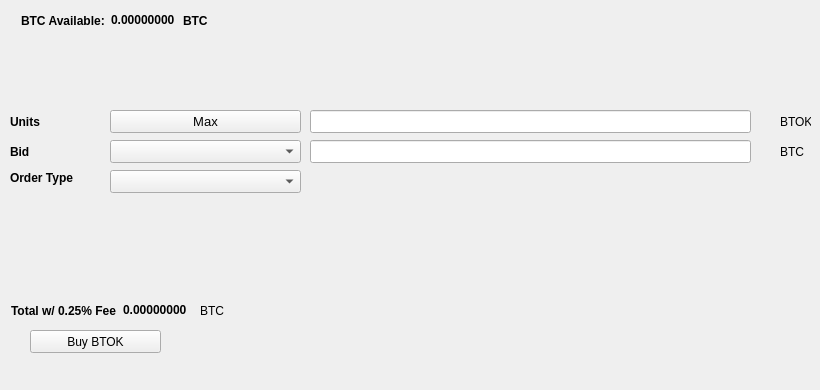
   <widget class="QWidget" name="BuyTab">
    <attribute name="title">
     <string>Buy</string>
    </attribute>
    <widget class="QPushButton" name="BuyBTOK">
     <property name="geometry">
      <rect>
       <x>30</x>
       <y>330</y>
       <width>131</width>
       <height>23</height>
      </rect>
     </property>
     <property name="text">
      <string>Buy BTOK</string>
     </property>
     <property name="icon">
      <iconset resource="../beetok.qrc">
       <normaloff>:/icons/bitcoin</normaloff>:/icons/bitcoin</iconset>
     </property>
    </widget>
    <widget class="QLabel" name="label_3">
     <property name="geometry">
      <rect>
       <x>10</x>
       <y>110</y>
       <width>46</width>
       <height>23</height>
      </rect>
     </property>
     <property name="font">
      <font>
       <weight>75</weight>
       <bold>true</bold>
      </font>
     </property>
     <property name="text">
      <string>Units</string>
     </property>
    </widget>
    <widget class="QLineEdit" name="UnitsInput">
     <property name="geometry">
      <rect>
       <x>310</x>
       <y>110</y>
       <width>441</width>
       <height>23</height>
      </rect>
     </property>
     <property name="font">
      <font>
       <pointsize>9</pointsize>
       <weight>75</weight>
       <bold>true</bold>
      </font>
     </property>
    </widget>
    <widget class="QLineEdit" name="BuyBidPriceEdit">
     <property name="geometry">
      <rect>
       <x>310</x>
       <y>140</y>
       <width>441</width>
       <height>23</height>
      </rect>
     </property>
     <property name="font">
      <font>
       <pointsize>9</pointsize>
       <weight>75</weight>
       <bold>true</bold>
      </font>
     </property>
    </widget>
    <widget class="QLabel" name="label_4">
     <property name="geometry">
      <rect>
       <x>780</x>
       <y>110</y>
       <width>31</width>
       <height>23</height>
      </rect>
     </property>
     <property name="text">
      <string>BTOK</string>
     </property>
    </widget>
    <widget class="QLabel" name="label_5">
     <property name="geometry">
      <rect>
       <x>780</x>
       <y>140</y>
       <width>31</width>
       <height>23</height>
      </rect>
     </property>
     <property name="text">
      <string>BTC</string>
     </property>
    </widget>
    <widget class="QLabel" name="label_6">
     <property name="geometry">
      <rect>
       <x>10</x>
       <y>140</y>
       <width>46</width>
       <height>23</height>
      </rect>
     </property>
     <property name="font">
      <font>
       <weight>75</weight>
       <bold>true</bold>
      </font>
     </property>
     <property name="text">
      <string>Bid</string>
     </property>
    </widget>
    <widget class="QLabel" name="label_7">
     <property name="geometry">
      <rect>
       <x>10</x>
       <y>170</y>
       <width>91</width>
       <height>16</height>
      </rect>
     </property>
     <property name="font">
      <font>
       <weight>75</weight>
       <bold>true</bold>
      </font>
     </property>
     <property name="text">
      <string>Order Type</string>
     </property>
    </widget>
    <widget class="QPushButton" name="Buy_Max_Amount">
     <property name="geometry">
      <rect>
       <x>110</x>
       <y>110</y>
       <width>191</width>
       <height>23</height>
      </rect>
     </property>
     <property name="font">
      <font>
       <pointsize>10</pointsize>
      </font>
     </property>
     <property name="text">
      <string>Max</string>
     </property>
    </widget>
    <widget class="QComboBox" name="BuyBidcomboBox">
     <property name="geometry">
      <rect>
       <x>110</x>
       <y>140</y>
       <width>191</width>
       <height>23</height>
      </rect>
     </property>
     <property name="font">
      <font>
       <pointsize>10</pointsize>
      </font>
     </property>
    </widget>
    <widget class="QComboBox" name="buyOrdertypeCombo">
     <property name="geometry">
      <rect>
       <x>110</x>
       <y>170</y>
       <width>191</width>
       <height>23</height>
      </rect>
     </property>
     <property name="font">
      <font>
       <pointsize>10</pointsize>
      </font>
     </property>
    </widget>
    <widget class="QWidget" name="layoutWidget1">
     <property name="geometry">
      <rect>
       <x>21</x>
       <y>11</y>
       <width>227</width>
       <height>19</height>
      </rect>
     </property>
     <layout class="QHBoxLayout" name="horizontalLayout_3">
      <item>
       <widget class="QLabel" name="label232">
        <property name="font">
         <font>
          <weight>75</weight>
          <bold>true</bold>
         </font>
        </property>
        <property name="text">
         <string>BTC Available:</string>
        </property>
       </widget>
      </item>
      <item>
       <widget class="QLabel" name="BtcAvailableLbl">
        <property name="palette">
         <palette>
          <active>
           <colorrole role="WindowText">
            <brush brushstyle="SolidPattern">
             <color alpha="255">
              <red>0</red>
              <green>0</green>
              <blue>0</blue>
             </color>
            </brush>
           </colorrole>
           <colorrole role="Button">
            <brush brushstyle="SolidPattern">
             <color alpha="255">
              <red>0</red>
              <green>170</green>
              <blue>0</blue>
             </color>
            </brush>
           </colorrole>
           <colorrole role="Light">
            <brush brushstyle="SolidPattern">
             <color alpha="255">
              <red>0</red>
              <green>255</green>
              <blue>0</blue>
             </color>
            </brush>
           </colorrole>
           <colorrole role="Midlight">
            <brush brushstyle="SolidPattern">
             <color alpha="255">
              <red>0</red>
              <green>212</green>
              <blue>0</blue>
             </color>
            </brush>
           </colorrole>
           <colorrole role="Dark">
            <brush brushstyle="SolidPattern">
             <color alpha="255">
              <red>0</red>
              <green>85</green>
              <blue>0</blue>
             </color>
            </brush>
           </colorrole>
           <colorrole role="Mid">
            <brush brushstyle="SolidPattern">
             <color alpha="255">
              <red>0</red>
              <green>113</green>
              <blue>0</blue>
             </color>
            </brush>
           </colorrole>
           <colorrole role="Text">
            <brush brushstyle="SolidPattern">
             <color alpha="255">
              <red>0</red>
              <green>170</green>
              <blue>0</blue>
             </color>
            </brush>
           </colorrole>
           <colorrole role="BrightText">
            <brush brushstyle="SolidPattern">
             <color alpha="255">
              <red>255</red>
              <green>255</green>
              <blue>255</blue>
             </color>
            </brush>
           </colorrole>
           <colorrole role="ButtonText">
            <brush brushstyle="SolidPattern">
             <color alpha="255">
              <red>0</red>
              <green>0</green>
              <blue>0</blue>
             </color>
            </brush>
           </colorrole>
           <colorrole role="Base">
            <brush brushstyle="SolidPattern">
             <color alpha="255">
              <red>255</red>
              <green>255</green>
              <blue>255</blue>
             </color>
            </brush>
           </colorrole>
           <colorrole role="Window">
            <brush brushstyle="SolidPattern">
             <color alpha="255">
              <red>0</red>
              <green>170</green>
              <blue>0</blue>
             </color>
            </brush>
           </colorrole>
           <colorrole role="Shadow">
            <brush brushstyle="SolidPattern">
             <color alpha="255">
              <red>0</red>
              <green>0</green>
              <blue>0</blue>
             </color>
            </brush>
           </colorrole>
           <colorrole role="AlternateBase">
            <brush brushstyle="SolidPattern">
             <color alpha="255">
              <red>127</red>
              <green>212</green>
              <blue>127</blue>
             </color>
            </brush>
           </colorrole>
           <colorrole role="ToolTipBase">
            <brush brushstyle="SolidPattern">
             <color alpha="255">
              <red>255</red>
              <green>255</green>
              <blue>220</blue>
             </color>
            </brush>
           </colorrole>
           <colorrole role="ToolTipText">
            <brush brushstyle="SolidPattern">
             <color alpha="255">
              <red>0</red>
              <green>0</green>
              <blue>0</blue>
             </color>
            </brush>
           </colorrole>
          </active>
          <inactive>
           <colorrole role="WindowText">
            <brush brushstyle="SolidPattern">
             <color alpha="255">
              <red>0</red>
              <green>0</green>
              <blue>0</blue>
             </color>
            </brush>
           </colorrole>
           <colorrole role="Button">
            <brush brushstyle="SolidPattern">
             <color alpha="255">
              <red>0</red>
              <green>170</green>
              <blue>0</blue>
             </color>
            </brush>
           </colorrole>
           <colorrole role="Light">
            <brush brushstyle="SolidPattern">
             <color alpha="255">
              <red>0</red>
              <green>255</green>
              <blue>0</blue>
             </color>
            </brush>
           </colorrole>
           <colorrole role="Midlight">
            <brush brushstyle="SolidPattern">
             <color alpha="255">
              <red>0</red>
              <green>212</green>
              <blue>0</blue>
             </color>
            </brush>
           </colorrole>
           <colorrole role="Dark">
            <brush brushstyle="SolidPattern">
             <color alpha="255">
              <red>0</red>
              <green>85</green>
              <blue>0</blue>
             </color>
            </brush>
           </colorrole>
           <colorrole role="Mid">
            <brush brushstyle="SolidPattern">
             <color alpha="255">
              <red>0</red>
              <green>113</green>
              <blue>0</blue>
             </color>
            </brush>
           </colorrole>
           <colorrole role="Text">
            <brush brushstyle="SolidPattern">
             <color alpha="255">
              <red>0</red>
              <green>170</green>
              <blue>0</blue>
             </color>
            </brush>
           </colorrole>
           <colorrole role="BrightText">
            <brush brushstyle="SolidPattern">
             <color alpha="255">
              <red>255</red>
              <green>255</green>
              <blue>255</blue>
             </color>
            </brush>
           </colorrole>
           <colorrole role="ButtonText">
            <brush brushstyle="SolidPattern">
             <color alpha="255">
              <red>0</red>
              <green>0</green>
              <blue>0</blue>
             </color>
            </brush>
           </colorrole>
           <colorrole role="Base">
            <brush brushstyle="SolidPattern">
             <color alpha="255">
              <red>255</red>
              <green>255</green>
              <blue>255</blue>
             </color>
            </brush>
           </colorrole>
           <colorrole role="Window">
            <brush brushstyle="SolidPattern">
             <color alpha="255">
              <red>0</red>
              <green>170</green>
              <blue>0</blue>
             </color>
            </brush>
           </colorrole>
           <colorrole role="Shadow">
            <brush brushstyle="SolidPattern">
             <color alpha="255">
              <red>0</red>
              <green>0</green>
              <blue>0</blue>
             </color>
            </brush>
           </colorrole>
           <colorrole role="AlternateBase">
            <brush brushstyle="SolidPattern">
             <color alpha="255">
              <red>127</red>
              <green>212</green>
              <blue>127</blue>
             </color>
            </brush>
           </colorrole>
           <colorrole role="ToolTipBase">
            <brush brushstyle="SolidPattern">
             <color alpha="255">
              <red>255</red>
              <green>255</green>
              <blue>220</blue>
             </color>
            </brush>
           </colorrole>
           <colorrole role="ToolTipText">
            <brush brushstyle="SolidPattern">
             <color alpha="255">
              <red>0</red>
              <green>0</green>
              <blue>0</blue>
             </color>
            </brush>
           </colorrole>
          </inactive>
          <disabled>
           <colorrole role="WindowText">
            <brush brushstyle="SolidPattern">
             <color alpha="255">
              <red>0</red>
              <green>85</green>
              <blue>0</blue>
             </color>
            </brush>
           </colorrole>
           <colorrole role="Button">
            <brush brushstyle="SolidPattern">
             <color alpha="255">
              <red>0</red>
              <green>170</green>
              <blue>0</blue>
             </color>
            </brush>
           </colorrole>
           <colorrole role="Light">
            <brush brushstyle="SolidPattern">
             <color alpha="255">
              <red>0</red>
              <green>255</green>
              <blue>0</blue>
             </color>
            </brush>
           </colorrole>
           <colorrole role="Midlight">
            <brush brushstyle="SolidPattern">
             <color alpha="255">
              <red>0</red>
              <green>212</green>
              <blue>0</blue>
             </color>
            </brush>
           </colorrole>
           <colorrole role="Dark">
            <brush brushstyle="SolidPattern">
             <color alpha="255">
              <red>0</red>
              <green>85</green>
              <blue>0</blue>
             </color>
            </brush>
           </colorrole>
           <colorrole role="Mid">
            <brush brushstyle="SolidPattern">
             <color alpha="255">
              <red>0</red>
              <green>113</green>
              <blue>0</blue>
             </color>
            </brush>
           </colorrole>
           <colorrole role="Text">
            <brush brushstyle="SolidPattern">
             <color alpha="255">
              <red>0</red>
              <green>85</green>
              <blue>0</blue>
             </color>
            </brush>
           </colorrole>
           <colorrole role="BrightText">
            <brush brushstyle="SolidPattern">
             <color alpha="255">
              <red>255</red>
              <green>255</green>
              <blue>255</blue>
             </color>
            </brush>
           </colorrole>
           <colorrole role="ButtonText">
            <brush brushstyle="SolidPattern">
             <color alpha="255">
              <red>0</red>
              <green>85</green>
              <blue>0</blue>
             </color>
            </brush>
           </colorrole>
           <colorrole role="Base">
            <brush brushstyle="SolidPattern">
             <color alpha="255">
              <red>0</red>
              <green>170</green>
              <blue>0</blue>
             </color>
            </brush>
           </colorrole>
           <colorrole role="Window">
            <brush brushstyle="SolidPattern">
             <color alpha="255">
              <red>0</red>
              <green>170</green>
              <blue>0</blue>
             </color>
            </brush>
           </colorrole>
           <colorrole role="Shadow">
            <brush brushstyle="SolidPattern">
             <color alpha="255">
              <red>0</red>
              <green>0</green>
              <blue>0</blue>
             </color>
            </brush>
           </colorrole>
           <colorrole role="AlternateBase">
            <brush brushstyle="SolidPattern">
             <color alpha="255">
              <red>0</red>
              <green>170</green>
              <blue>0</blue>
             </color>
            </brush>
           </colorrole>
           <colorrole role="ToolTipBase">
            <brush brushstyle="SolidPattern">
             <color alpha="255">
              <red>255</red>
              <green>255</green>
              <blue>220</blue>
             </color>
            </brush>
           </colorrole>
           <colorrole role="ToolTipText">
            <brush brushstyle="SolidPattern">
             <color alpha="255">
              <red>0</red>
              <green>0</green>
              <blue>0</blue>
             </color>
            </brush>
           </colorrole>
          </disabled>
         </palette>
        </property>
        <property name="font">
         <font>
          <weight>75</weight>
          <bold>true</bold>
         </font>
        </property>
        <property name="text">
         <string>0.00000000</string>
        </property>
        <property name="textInteractionFlags">
         <set>Qt::LinksAccessibleByMouse|Qt::TextSelectableByKeyboard|Qt::TextSelectableByMouse</set>
        </property>
       </widget>
      </item>
      <item>
       <widget class="QLabel" name="BtcAvailableLbl_2">
        <property name="font">
         <font>
          <weight>75</weight>
          <bold>true</bold>
         </font>
        </property>
        <property name="text">
         <string>BTC</string>
        </property>
       </widget>
      </item>
     </layout>
    </widget>
    <widget class="QWidget" name="layoutWidge2">
     <property name="geometry">
      <rect>
       <x>11</x>
       <y>301</y>
       <width>259</width>
       <height>19</height>
      </rect>
     </property>
     <layout class="QHBoxLayout" name="horizontalLayout_4">
      <item>
       <widget class="QLabel" name="label_9">
        <property name="font">
         <font>
          <weight>75</weight>
          <bold>true</bold>
         </font>
        </property>
        <property name="text">
         <string>Total w/ 0.25% Fee</string>
        </property>
       </widget>
      </item>
      <item>
       <widget class="QLabel" name="BuyCostLabel">
        <property name="palette">
         <palette>
          <active>
           <colorrole role="WindowText">
            <brush brushstyle="SolidPattern">
             <color alpha="255">
              <red>0</red>
              <green>0</green>
              <blue>0</blue>
             </color>
            </brush>
           </colorrole>
           <colorrole role="Button">
            <brush brushstyle="SolidPattern">
             <color alpha="255">
              <red>0</red>
              <green>170</green>
              <blue>0</blue>
             </color>
            </brush>
           </colorrole>
           <colorrole role="Light">
            <brush brushstyle="SolidPattern">
             <color alpha="255">
              <red>0</red>
              <green>255</green>
              <blue>0</blue>
             </color>
            </brush>
           </colorrole>
           <colorrole role="Midlight">
            <brush brushstyle="SolidPattern">
             <color alpha="255">
              <red>0</red>
              <green>212</green>
              <blue>0</blue>
             </color>
            </brush>
           </colorrole>
           <colorrole role="Dark">
            <brush brushstyle="SolidPattern">
             <color alpha="255">
              <red>0</red>
              <green>85</green>
              <blue>0</blue>
             </color>
            </brush>
           </colorrole>
           <colorrole role="Mid">
            <brush brushstyle="SolidPattern">
             <color alpha="255">
              <red>0</red>
              <green>113</green>
              <blue>0</blue>
             </color>
            </brush>
           </colorrole>
           <colorrole role="Text">
            <brush brushstyle="SolidPattern">
             <color alpha="255">
              <red>0</red>
              <green>170</green>
              <blue>0</blue>
             </color>
            </brush>
           </colorrole>
           <colorrole role="BrightText">
            <brush brushstyle="SolidPattern">
             <color alpha="255">
              <red>255</red>
              <green>255</green>
              <blue>255</blue>
             </color>
            </brush>
           </colorrole>
           <colorrole role="ButtonText">
            <brush brushstyle="SolidPattern">
             <color alpha="255">
              <red>0</red>
              <green>0</green>
              <blue>0</blue>
             </color>
            </brush>
           </colorrole>
           <colorrole role="Base">
            <brush brushstyle="SolidPattern">
             <color alpha="255">
              <red>255</red>
              <green>255</green>
              <blue>255</blue>
             </color>
            </brush>
           </colorrole>
           <colorrole role="Window">
            <brush brushstyle="SolidPattern">
             <color alpha="255">
              <red>0</red>
              <green>170</green>
              <blue>0</blue>
             </color>
            </brush>
           </colorrole>
           <colorrole role="Shadow">
            <brush brushstyle="SolidPattern">
             <color alpha="255">
              <red>0</red>
              <green>0</green>
              <blue>0</blue>
             </color>
            </brush>
           </colorrole>
           <colorrole role="AlternateBase">
            <brush brushstyle="SolidPattern">
             <color alpha="255">
              <red>127</red>
              <green>212</green>
              <blue>127</blue>
             </color>
            </brush>
           </colorrole>
           <colorrole role="ToolTipBase">
            <brush brushstyle="SolidPattern">
             <color alpha="255">
              <red>255</red>
              <green>255</green>
              <blue>220</blue>
             </color>
            </brush>
           </colorrole>
           <colorrole role="ToolTipText">
            <brush brushstyle="SolidPattern">
             <color alpha="255">
              <red>0</red>
              <green>0</green>
              <blue>0</blue>
             </color>
            </brush>
           </colorrole>
          </active>
          <inactive>
           <colorrole role="WindowText">
            <brush brushstyle="SolidPattern">
             <color alpha="255">
              <red>0</red>
              <green>0</green>
              <blue>0</blue>
             </color>
            </brush>
           </colorrole>
           <colorrole role="Button">
            <brush brushstyle="SolidPattern">
             <color alpha="255">
              <red>0</red>
              <green>170</green>
              <blue>0</blue>
             </color>
            </brush>
           </colorrole>
           <colorrole role="Light">
            <brush brushstyle="SolidPattern">
             <color alpha="255">
              <red>0</red>
              <green>255</green>
              <blue>0</blue>
             </color>
            </brush>
           </colorrole>
           <colorrole role="Midlight">
            <brush brushstyle="SolidPattern">
             <color alpha="255">
              <red>0</red>
              <green>212</green>
              <blue>0</blue>
             </color>
            </brush>
           </colorrole>
           <colorrole role="Dark">
            <brush brushstyle="SolidPattern">
             <color alpha="255">
              <red>0</red>
              <green>85</green>
              <blue>0</blue>
             </color>
            </brush>
           </colorrole>
           <colorrole role="Mid">
            <brush brushstyle="SolidPattern">
             <color alpha="255">
              <red>0</red>
              <green>113</green>
              <blue>0</blue>
             </color>
            </brush>
           </colorrole>
           <colorrole role="Text">
            <brush brushstyle="SolidPattern">
             <color alpha="255">
              <red>0</red>
              <green>170</green>
              <blue>0</blue>
             </color>
            </brush>
           </colorrole>
           <colorrole role="BrightText">
            <brush brushstyle="SolidPattern">
             <color alpha="255">
              <red>255</red>
              <green>255</green>
              <blue>255</blue>
             </color>
            </brush>
           </colorrole>
           <colorrole role="ButtonText">
            <brush brushstyle="SolidPattern">
             <color alpha="255">
              <red>0</red>
              <green>0</green>
              <blue>0</blue>
             </color>
            </brush>
           </colorrole>
           <colorrole role="Base">
            <brush brushstyle="SolidPattern">
             <color alpha="255">
              <red>255</red>
              <green>255</green>
              <blue>255</blue>
             </color>
            </brush>
           </colorrole>
           <colorrole role="Window">
            <brush brushstyle="SolidPattern">
             <color alpha="255">
              <red>0</red>
              <green>170</green>
              <blue>0</blue>
             </color>
            </brush>
           </colorrole>
           <colorrole role="Shadow">
            <brush brushstyle="SolidPattern">
             <color alpha="255">
              <red>0</red>
              <green>0</green>
              <blue>0</blue>
             </color>
            </brush>
           </colorrole>
           <colorrole role="AlternateBase">
            <brush brushstyle="SolidPattern">
             <color alpha="255">
              <red>127</red>
              <green>212</green>
              <blue>127</blue>
             </color>
            </brush>
           </colorrole>
           <colorrole role="ToolTipBase">
            <brush brushstyle="SolidPattern">
             <color alpha="255">
              <red>255</red>
              <green>255</green>
              <blue>220</blue>
             </color>
            </brush>
           </colorrole>
           <colorrole role="ToolTipText">
            <brush brushstyle="SolidPattern">
             <color alpha="255">
              <red>0</red>
              <green>0</green>
              <blue>0</blue>
             </color>
            </brush>
           </colorrole>
          </inactive>
          <disabled>
           <colorrole role="WindowText">
            <brush brushstyle="SolidPattern">
             <color alpha="255">
              <red>0</red>
              <green>85</green>
              <blue>0</blue>
             </color>
            </brush>
           </colorrole>
           <colorrole role="Button">
            <brush brushstyle="SolidPattern">
             <color alpha="255">
              <red>0</red>
              <green>170</green>
              <blue>0</blue>
             </color>
            </brush>
           </colorrole>
           <colorrole role="Light">
            <brush brushstyle="SolidPattern">
             <color alpha="255">
              <red>0</red>
              <green>255</green>
              <blue>0</blue>
             </color>
            </brush>
           </colorrole>
           <colorrole role="Midlight">
            <brush brushstyle="SolidPattern">
             <color alpha="255">
              <red>0</red>
              <green>212</green>
              <blue>0</blue>
             </color>
            </brush>
           </colorrole>
           <colorrole role="Dark">
            <brush brushstyle="SolidPattern">
             <color alpha="255">
              <red>0</red>
              <green>85</green>
              <blue>0</blue>
             </color>
            </brush>
           </colorrole>
           <colorrole role="Mid">
            <brush brushstyle="SolidPattern">
             <color alpha="255">
              <red>0</red>
              <green>113</green>
              <blue>0</blue>
             </color>
            </brush>
           </colorrole>
           <colorrole role="Text">
            <brush brushstyle="SolidPattern">
             <color alpha="255">
              <red>0</red>
              <green>85</green>
              <blue>0</blue>
             </color>
            </brush>
           </colorrole>
           <colorrole role="BrightText">
            <brush brushstyle="SolidPattern">
             <color alpha="255">
              <red>255</red>
              <green>255</green>
              <blue>255</blue>
             </color>
            </brush>
           </colorrole>
           <colorrole role="ButtonText">
            <brush brushstyle="SolidPattern">
             <color alpha="255">
              <red>0</red>
              <green>85</green>
              <blue>0</blue>
             </color>
            </brush>
           </colorrole>
           <colorrole role="Base">
            <brush brushstyle="SolidPattern">
             <color alpha="255">
              <red>0</red>
              <green>170</green>
              <blue>0</blue>
             </color>
            </brush>
           </colorrole>
           <colorrole role="Window">
            <brush brushstyle="SolidPattern">
             <color alpha="255">
              <red>0</red>
              <green>170</green>
              <blue>0</blue>
             </color>
            </brush>
           </colorrole>
           <colorrole role="Shadow">
            <brush brushstyle="SolidPattern">
             <color alpha="255">
              <red>0</red>
              <green>0</green>
              <blue>0</blue>
             </color>
            </brush>
           </colorrole>
           <colorrole role="AlternateBase">
            <brush brushstyle="SolidPattern">
             <color alpha="255">
              <red>0</red>
              <green>170</green>
              <blue>0</blue>
             </color>
            </brush>
           </colorrole>
           <colorrole role="ToolTipBase">
            <brush brushstyle="SolidPattern">
             <color alpha="255">
              <red>255</red>
              <green>255</green>
              <blue>220</blue>
             </color>
            </brush>
           </colorrole>
           <colorrole role="ToolTipText">
            <brush brushstyle="SolidPattern">
             <color alpha="255">
              <red>0</red>
              <green>0</green>
              <blue>0</blue>
             </color>
            </brush>
           </colorrole>
          </disabled>
         </palette>
        </property>
        <property name="font">
         <font>
          <weight>75</weight>
          <bold>true</bold>
         </font>
        </property>
        <property name="autoFillBackground">
         <bool>false</bool>
        </property>
        <property name="text">
         <string>0.00000000</string>
        </property>
        <property name="textInteractionFlags">
         <set>Qt::LinksAccessibleByMouse|Qt::TextSelectableByMouse</set>
        </property>
       </widget>
      </item>
      <item>
       <widget class="QLabel" name="label_10">
        <property name="font">
         <font>
          <weight>50</weight>
          <bold>false</bold>
         </font>
        </property>
        <property name="text">
         <string>BTC</string>
        </property>
       </widget>
      </item>
     </layout>
    </widget>
    <widget class="QLabel" name="label_24">
     <property name="geometry">
      <rect>
       <x>460</x>
       <y>300</y>
       <width>281</width>
       <height>81</height>
      </rect>
     </property>
     <property name="text">
      <string/>
     </property>
     <property name="pixmap">
      <pixmap>:/images/bittrex</pixmap>
     </property>
    </widget>
   </widget>
